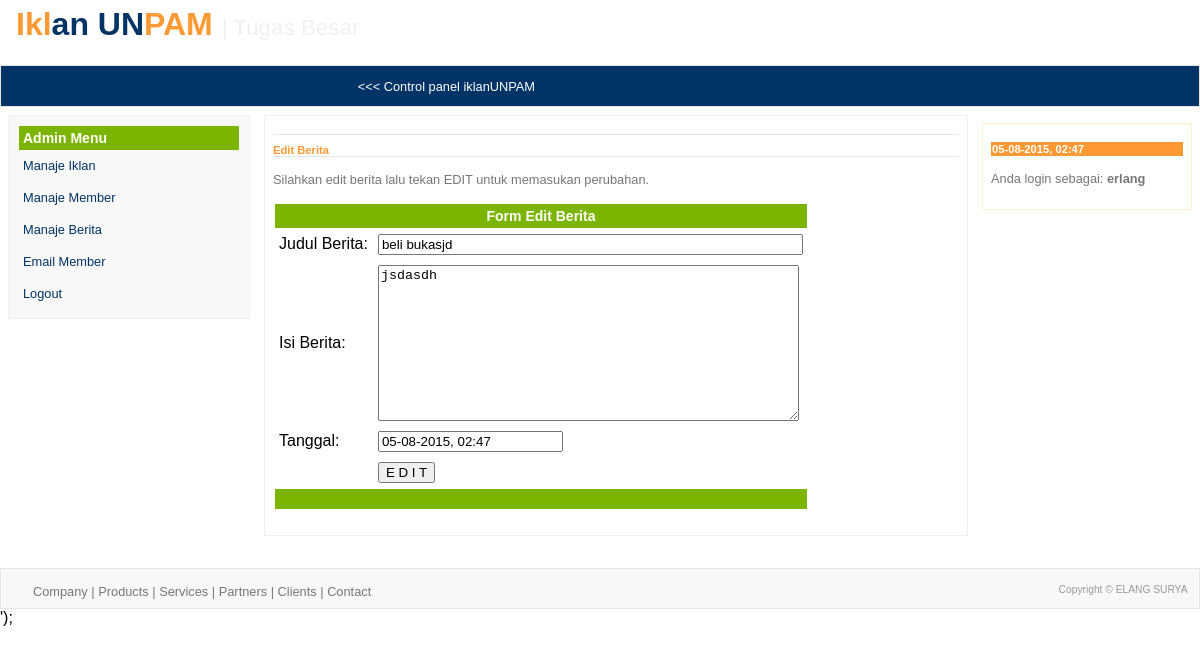
The page /admin/berita.php?proses=edit&id=4 (signed in) on the database its author committed.
### tables this page shows
CREATE TABLE IF NOT EXISTS `tb_berita` (
`id_berita` int(4) NOT NULL,
  `jdl_berita` varchar(100) NOT NULL,
  `isi_berita` text NOT NULL,
  `tgl_berita` varchar(20) NOT NULL
);

### inc/fungsi.php (called while the page is built, shortened)
<?php
	function filter_str($string, $lainnya='')
	{
		if ($lainnya == '')
			$filter = ereg_replace('[^a-zA-Z0-9_]', '', $string);
		else
			$filter = ereg_replace("[^a-zA-Z0-9_$lainnya]", '', $string);
		return $filter;
	}
?>

### admin/berita.php (the view, shortened to what this page needs)
<?php
include ('../template/admin_var.php');
$proses = $_GET['proses'];
$proses = filter_str($proses);
if (!cek_session('admin'))
	$berita = $not_login;
else
{
	switch ($proses)
	{
		case 'edit':
		$id = filter_str($_GET['id']);
		$judul = "<h2>Edit Berita</h2>\n";
		$hasil = mysql_query("SELECT * FROM tb_berita WHERE id_berita=$id");
		$data = mysql_fetch_array($hasil);
		$jdl = stripslashes($data['jdl_berita']);
		$isi = htmlspecialchars(stripslashes($data['isi_berita']));
		$tgl = stripslashes($data['tgl_berita']);
		$berita = "
		<p>Silahkan edit berita lalu tekan EDIT untuk memasukan perubahan.</p>
		<form action='berita.php?proses=proses_edit' method='post'>
			<table border='0' cellpadding='4'>
				<tr bgcolor='#7cb500' align='center'>
					<td class='putih' colspan='2'>Form Edit Berita</td></tr>
				<tr>
					<td>Judul Berita: </td>
					<td><input type='text' name='jdl' size='50' value='$jdl'></td></tr>
				<tr>
					<td>Isi Berita: </td>
					<td><textarea name='isi' rows='10' cols='50'>$isi</textarea></td></tr>
				<tr>
					<td>Tanggal: </td>
					<td><input type='text' name='tgl' value='$tgl'></td></tr>
				<tr>
					<td></td><td><input type='submit' value='E D I T'></td></tr>
				<tr bgcolor='#7cb500' height='20'><td colspan='2'></td></tr>
			</table>
			<input type='hidden' name='id' value='$id'>
		</form>\n\n";
		break;
	}
}
?>

### rows shown on the page
tb_berita: jdl "beli bukasjd", isi "jsdasdh", tgl "05-08-2015, 02:47"

### other values the page prints
$_SESSION[admin] "erlang"
